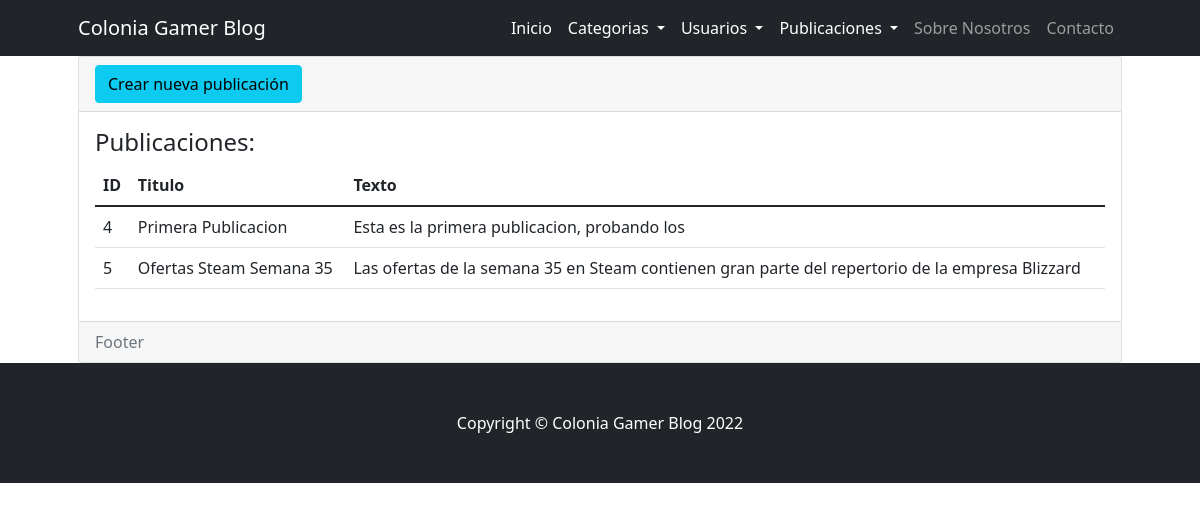
Page /publicaciones on the committed database.
### BlogApp/models.py (models this page shows)
class Categorias(models.Model):
  Rubro = models.CharField(max_length=50)
  Descripcion = models.CharField(max_length=200)

class Publicacion(Categorias):
  Titulo = models.CharField(max_length=60)
  Texto = models.CharField(max_length=500)

class Categorias(models.Model):
  Rubro = models.CharField(max_length=50)
  Descripcion = models.CharField(max_length=200)

### BlogApp/views.py (the view)
# urls.py: path("publicaciones", views.publicaciones, name="publicaciones"),
def publicaciones(request):
  pub=Publicacion.objects.all()
  return render(request,"BlogApp/publicaciones.html",{'Publicaciones':pub})

### BlogApp/templates/BlogApp/publicaciones.html (shortened to what this page needs)
{% extends "BlogApp/base.html" %}
{% block contenido %}
<div class="container px-5">
<div class="card">
  <div class="card-header">
    <td> <a name="" id="" class="btn btn-info" href="crear_publicacion" role="button">Crear nueva publicación</a>
  </div>
  <div class="card-body">
    <h4 class="card-title">Publicaciones:</h4>
    <table class="table">
      <thead>
        <tr>
          <th>ID</th>
          <th>Titulo</th>
          <th>Texto</th>
        </tr>
      </thead>
      <tbody>
        {% for publicacion in Publicaciones %}
        <tr>
          <td>{{publicacion.id}}</td>
          <td>{{publicacion.Titulo}}</td>
          <td>{{publicacion.Texto}}</td>
        </tr>
        {% endfor %}
      </tbody>
    </table>
  </div>
  <div class="card-footer text-muted">
    Footer
  </div>
</div>
</div>
{% endblock %}

### rows in the picture
Publicacion: id "4", Titulo "Primera Publicacion", Texto "Esta es la primera publicacion, probando los"
Publicacion: id "5", Titulo "Ofertas Steam Semana 35", Texto "Las ofertas de la semana 35 en Steam contienen gran parte del repertorio de la empresa Blizzard"
